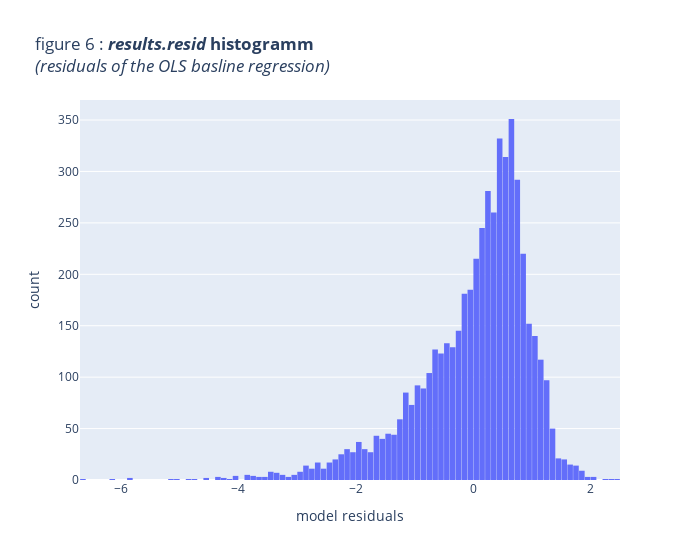

Here is the notebook cell this chart was saved with:
### Markdown cell above
Let's take a closer look at the residuals of our naive model,

### Code cell
figure_6 = px.histogram(
    data_frame=residuals,
    x=0,
    title="figure 6 : <b><i>results.resid</i> histogramm</b><br><i>(residuals of the OLS basline regression)</i>",
    width=700,
    labels={
        "0": "model residuals",
    },
)

figure_6.update_layout(
    bargap=0.05,
)

### Figure 1 — Plotly figure (JSON) as saved in the notebook; plotly's stock layout.template omitted (floating-point values rounded to 4 significant figures; data arrays with more than 128 entries replaced by an {"elided": "..."} marker saying what was removed)
{"data": [{"alignmentgroup": "True", "bingroup": "x", "hovertemplate": "model residuals=%{x}<br>count=%{y}<extra></extra>", "legendgroup": "", "marker": {"color": "#636efa", "pattern": {"shape": ""}}, "name": "", "offsetgroup": "", "orientation": "v", "showlegend": false, "type": "histogram", "x": {"elided": "5188 float values"}, "xaxis": "x", "yaxis": "y"}], "layout": {"bargap": 0.05, "barmode": "relative", "legend": {"tracegroupgap": 0}, "title": {"text": "figure 6 : <b><i>results.resid</i> histogramm</b><br><i>(residuals of the OLS basline regression)</i>"}, "width": 700, "xaxis": {"anchor": "y", "domain": [0, 1], "title": {"text": "model residuals"}}, "yaxis": {"anchor": "x", "domain": [0, 1], "title": {"text": "count"}}}}
